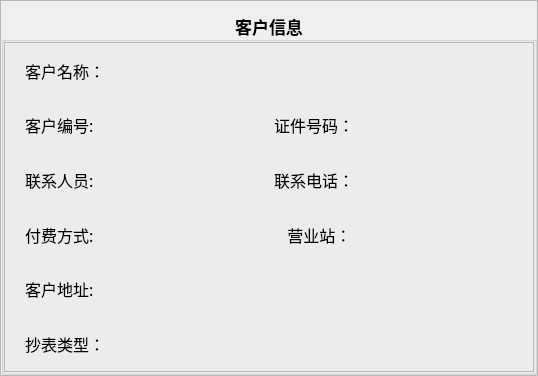
      <widget class="QFrame" name="frame_2">
       <property name="sizePolicy">
        <sizepolicy hsizetype="Fixed" vsizetype="Fixed">
         <horstretch>0</horstretch>
         <verstretch>0</verstretch>
        </sizepolicy>
       </property>
       <property name="minimumSize">
        <size>
         <width>538</width>
         <height>376</height>
        </size>
       </property>
       <property name="maximumSize">
        <size>
         <width>538</width>
         <height>376</height>
        </size>
       </property>
       <property name="frameShape">
        <enum>QFrame::StyledPanel</enum>
       </property>
       <property name="frameShadow">
        <enum>QFrame::Raised</enum>
       </property>
       <layout class="QHBoxLayout" name="horizontalLayout_7">
        <property name="spacing">
         <number>0</number>
        </property>
        <property name="leftMargin">
         <number>0</number>
        </property>
        <property name="rightMargin">
         <number>0</number>
        </property>
        <property name="bottomMargin">
         <number>0</number>
        </property>
        <item>
         <widget class="QGroupBox" name="groupBox">
          <property name="font">
           <font>
            <family>微软雅黑</family>
            <pointsize>13</pointsize>
            <weight>75</weight>
            <bold>true</bold>
           </font>
          </property>
          <property name="title">
           <string>客户信息</string>
          </property>
          <property name="alignment">
           <set>Qt::AlignCenter</set>
          </property>
          <property name="flat">
           <bool>false</bool>
          </property>
          <layout class="QHBoxLayout" name="horizontalLayout">
           <property name="spacing">
            <number>0</number>
           </property>
           <property name="leftMargin">
            <number>0</number>
           </property>
           <property name="topMargin">
            <number>0</number>
           </property>
           <property name="rightMargin">
            <number>0</number>
           </property>
           <property name="bottomMargin">
            <number>0</number>
           </property>
           <item>
            <widget class="QFrame" name="frame">
             <property name="sizePolicy">
              <sizepolicy hsizetype="Preferred" vsizetype="Preferred">
               <horstretch>0</horstretch>
               <verstretch>0</verstretch>
              </sizepolicy>
             </property>
             <property name="minimumSize">
              <size>
               <width>0</width>
               <height>0</height>
              </size>
             </property>
             <property name="maximumSize">
              <size>
               <width>5838</width>
               <height>3975</height>
              </size>
             </property>
             <property name="styleSheet">
              <string notr="true"/>
             </property>
             <property name="frameShape">
              <enum>QFrame::StyledPanel</enum>
             </property>
             <property name="frameShadow">
              <enum>QFrame::Raised</enum>
             </property>
             <layout class="QVBoxLayout" name="verticalLayout">
              <property name="spacing">
               <number>0</number>
              </property>
              <property name="leftMargin">
               <number>0</number>
              </property>
              <property name="topMargin">
               <number>0</number>
              </property>
              <property name="rightMargin">
               <number>0</number>
              </property>
              <property name="bottomMargin">
               <number>0</number>
              </property>
              <item>
               <layout class="QHBoxLayout" name="horizontalLayout_5">
                <item>
                 <spacer name="horizontalSpacer_2">
                  <property name="orientation">
                   <enum>Qt::Horizontal</enum>
                  </property>
                  <property name="sizeType">
                   <enum>QSizePolicy::Fixed</enum>
                  </property>
                  <property name="sizeHint" stdset="0">
                   <size>
                    <width>20</width>
                    <height>20</height>
                   </size>
                  </property>
                 </spacer>
                </item>
                <item>
                 <widget class="QLabel" name="label_4">
                  <property name="sizePolicy">
                   <sizepolicy hsizetype="Fixed" vsizetype="Preferred">
                    <horstretch>0</horstretch>
                    <verstretch>0</verstretch>
                   </sizepolicy>
                  </property>
                  <property name="font">
                   <font>
                    <family>微软雅黑</family>
                    <pointsize>12</pointsize>
                    <weight>50</weight>
                    <bold>false</bold>
                   </font>
                  </property>
                  <property name="text">
                   <string>客户名称：</string>
                  </property>
                 </widget>
                </item>
                <item>
                 <widget class="QLabel" name="label_ClientName">
                  <property name="sizePolicy">
                   <sizepolicy hsizetype="Preferred" vsizetype="Preferred">
                    <horstretch>0</horstretch>
                    <verstretch>0</verstretch>
                   </sizepolicy>
                  </property>
                  <property name="font">
                   <font>
                    <family>微软雅黑</family>
                    <pointsize>12</pointsize>
                    <weight>50</weight>
                    <bold>false</bold>
                   </font>
                  </property>
                  <property name="text">
                   <string>&lt;html&gt;&lt;head/&gt;&lt;body&gt;&lt;p align=&quot;right&quot;&gt;&lt;br/&gt;&lt;/p&gt;&lt;/body&gt;&lt;/html&gt;</string>
                  </property>
                  <property name="alignment">
                   <set>Qt::AlignLeading|Qt::AlignLeft|Qt::AlignVCenter</set>
                  </property>
                 </widget>
                </item>
               </layout>
              </item>
              <item>
               <layout class="QHBoxLayout" name="horizontalLayout_6">
                <item>
                 <spacer name="horizontalSpacer_4">
                  <property name="orientation">
                   <enum>Qt::Horizontal</enum>
                  </property>
                  <property name="sizeType">
                   <enum>QSizePolicy::Fixed</enum>
                  </property>
                  <property name="sizeHint" stdset="0">
                   <size>
                    <width>20</width>
                    <height>20</height>
                   </size>
                  </property>
                 </spacer>
                </item>
                <item>
                 <widget class="QLabel" name="label_5">
                  <property name="sizePolicy">
                   <sizepolicy hsizetype="Fixed" vsizetype="Preferred">
                    <horstretch>0</horstretch>
                    <verstretch>0</verstretch>
                   </sizepolicy>
                  </property>
                  <property name="font">
                   <font>
                    <family>微软雅黑</family>
                    <pointsize>12</pointsize>
                    <weight>50</weight>
                    <bold>false</bold>
                   </font>
                  </property>
                  <property name="text">
                   <string>客户编号:</string>
                  </property>
                 </widget>
                </item>
                <item>
                 <widget class="QLabel" name="label_ClientNum">
                  <property name="font">
                   <font>
                    <family>微软雅黑</family>
                    <pointsize>12</pointsize>
                    <weight>50</weight>
                    <bold>false</bold>
                   </font>
                  </property>
                  <property name="text">
                   <string>&lt;html&gt;&lt;head/&gt;&lt;body&gt;&lt;p align=&quot;right&quot;&gt;&lt;br/&gt;&lt;/p&gt;&lt;/body&gt;&lt;/html&gt;</string>
                  </property>
                  <property name="alignment">
                   <set>Qt::AlignLeading|Qt::AlignLeft|Qt::AlignVCenter</set>
                  </property>
                 </widget>
                </item>
                <item>
                 <widget class="QLabel" name="label_6">
                  <property name="sizePolicy">
                   <sizepolicy hsizetype="Fixed" vsizetype="Preferred">
                    <horstretch>0</horstretch>
                    <verstretch>0</verstretch>
                   </sizepolicy>
                  </property>
                  <property name="font">
                   <font>
                    <family>微软雅黑</family>
                    <pointsize>12</pointsize>
                    <weight>50</weight>
                    <bold>false</bold>
                   </font>
                  </property>
                  <property name="text">
                   <string>证件号码：</string>
                  </property>
                 </widget>
                </item>
                <item>
                 <widget class="QLabel" name="label_IDNumber">
                  <property name="font">
                   <font>
                    <family>微软雅黑</family>
                    <pointsize>12</pointsize>
                    <weight>50</weight>
                    <bold>false</bold>
                   </font>
                  </property>
                  <property name="text">
                   <string>&lt;html&gt;&lt;head/&gt;&lt;body&gt;&lt;p align=&quot;right&quot;&gt;&lt;br/&gt;&lt;/p&gt;&lt;/body&gt;&lt;/html&gt;</string>
                  </property>
                  <property name="alignment">
                   <set>Qt::AlignLeading|Qt::AlignLeft|Qt::AlignVCenter</set>
                  </property>
                 </widget>
                </item>
               </layout>
              </item>
              <item>
               <layout class="QHBoxLayout" name="horizontalLayout_3">
                <item>
                 <spacer name="horizontalSpacer_5">
                  <property name="orientation">
                   <enum>Qt::Horizontal</enum>
                  </property>
                  <property name="sizeType">
                   <enum>QSizePolicy::Fixed</enum>
                  </property>
                  <property name="sizeHint" stdset="0">
                   <size>
                    <width>20</width>
                    <height>20</height>
                   </size>
                  </property>
                 </spacer>
                </item>
                <item>
                 <widget class="QLabel" name="label_PenaltyNum">
                  <property name="sizePolicy">
                   <sizepolicy hsizetype="Fixed" vsizetype="Preferred">
                    <horstretch>0</horstretch>
                    <verstretch>0</verstretch>
                   </sizepolicy>
                  </property>
                  <property name="font">
                   <font>
                    <family>微软雅黑</family>
                    <pointsize>12</pointsize>
                    <weight>50</weight>
                    <bold>false</bold>
                   </font>
                  </property>
                  <property name="text">
                   <string>联系人员:</string>
                  </property>
                 </widget>
                </item>
                <item>
                 <widget class="QLabel" name="label_lxr">
                  <property name="font">
                   <font>
                    <family>微软雅黑</family>
                    <pointsize>12</pointsize>
                    <weight>50</weight>
                    <bold>false</bold>
                   </font>
                  </property>
                  <property name="text">
                   <string>&lt;html&gt;&lt;head/&gt;&lt;body&gt;&lt;p align=&quot;right&quot;&gt;&lt;br/&gt;&lt;/p&gt;&lt;/body&gt;&lt;/html&gt;</string>
                  </property>
                  <property name="alignment">
                   <set>Qt::AlignLeading|Qt::AlignLeft|Qt::AlignVCenter</set>
                  </property>
                 </widget>
                </item>
                <item>
                 <widget class="QLabel" name="label_7">
                  <property name="sizePolicy">
                   <sizepolicy hsizetype="Fixed" vsizetype="Preferred">
                    <horstretch>0</horstretch>
                    <verstretch>0</verstretch>
                   </sizepolicy>
                  </property>
                  <property name="font">
                   <font>
                    <family>微软雅黑</family>
                    <pointsize>12</pointsize>
                    <weight>50</weight>
                    <bold>false</bold>
                   </font>
                  </property>
                  <property name="text">
                   <string>联系电话：</string>
                  </property>
                 </widget>
                </item>
                <item>
                 <widget class="QLabel" name="label_ContactTelephone">
                  <property name="font">
                   <font>
                    <family>微软雅黑</family>
                    <pointsize>12</pointsize>
                    <weight>50</weight>
                    <bold>false</bold>
                   </font>
                  </property>
                  <property name="text">
                   <string>&lt;html&gt;&lt;head/&gt;&lt;body&gt;&lt;p align=&quot;right&quot;&gt;&lt;br/&gt;&lt;/p&gt;&lt;/body&gt;&lt;/html&gt;</string>
                  </property>
                  <property name="alignment">
                   <set>Qt::AlignLeading|Qt::AlignLeft|Qt::AlignVCenter</set>
                  </property>
                 </widget>
                </item>
               </layout>
              </item>
              <item>
               <layout class="QHBoxLayout" name="horizontalLayout_8">
                <item>
                 <spacer name="horizontalSpacer_6">
                  <property name="orientation">
                   <enum>Qt::Horizontal</enum>
                  </property>
                  <property name="sizeType">
                   <enum>QSizePolicy::Fixed</enum>
                  </property>
                  <property name="sizeHint" stdset="0">
                   <size>
                    <width>20</width>
                    <height>20</height>
                   </size>
                  </property>
                 </spacer>
                </item>
                <item>
                 <widget class="QLabel" name="label_AdjustNum">
                  <property name="sizePolicy">
                   <sizepolicy hsizetype="Fixed" vsizetype="Preferred">
                    <horstretch>0</horstretch>
                    <verstretch>0</verstretch>
                   </sizepolicy>
                  </property>
                  <property name="font">
                   <font>
                    <family>微软雅黑</family>
                    <pointsize>12</pointsize>
                    <weight>50</weight>
                    <bold>false</bold>
                   </font>
                  </property>
                  <property name="text">
                   <string>付费方式:</string>
                  </property>
                 </widget>
                </item>
                <item>
                 <widget class="QLabel" name="label_fffs">
                  <property name="font">
                   <font>
                    <family>微软雅黑</family>
                    <pointsize>12</pointsize>
                    <weight>50</weight>
                    <bold>false</bold>
                   </font>
                  </property>
                  <property name="text">
                   <string>&lt;html&gt;&lt;head/&gt;&lt;body&gt;&lt;p align=&quot;right&quot;&gt;&lt;br/&gt;&lt;/p&gt;&lt;/body&gt;&lt;/html&gt;</string>
                  </property>
                  <property name="alignment">
                   <set>Qt::AlignLeading|Qt::AlignLeft|Qt::AlignVCenter</set>
                  </property>
                 </widget>
                </item>
                <item>
                 <widget class="QLabel" name="label_12">
                  <property name="sizePolicy">
                   <sizepolicy hsizetype="Fixed" vsizetype="Preferred">
                    <horstretch>0</horstretch>
                    <verstretch>0</verstretch>
                   </sizepolicy>
                  </property>
                  <property name="font">
                   <font>
                    <family>微软雅黑</family>
                    <pointsize>12</pointsize>
                    <weight>50</weight>
                    <bold>false</bold>
                   </font>
                  </property>
                  <property name="text">
                   <string>   营业站：</string>
                  </property>
                 </widget>
                </item>
                <item>
                 <widget class="QLabel" name="label_yyzbh">
                  <property name="font">
                   <font>
                    <family>微软雅黑</family>
                    <pointsize>12</pointsize>
                    <weight>50</weight>
                    <bold>false</bold>
                   </font>
                  </property>
                  <property name="text">
                   <string>&lt;html&gt;&lt;head/&gt;&lt;body&gt;&lt;p align=&quot;right&quot;&gt;&lt;br/&gt;&lt;/p&gt;&lt;/body&gt;&lt;/html&gt;</string>
                  </property>
                  <property name="alignment">
                   <set>Qt::AlignLeading|Qt::AlignLeft|Qt::AlignVCenter</set>
                  </property>
                 </widget>
                </item>
               </layout>
              </item>
              <item>
               <layout class="QHBoxLayout" name="horizontalLayout_2">
                <item>
                 <spacer name="horizontalSpacer_9">
                  <property name="orientation">
                   <enum>Qt::Horizontal</enum>
                  </property>
                  <property name="sizeType">
                   <enum>QSizePolicy::Fixed</enum>
                  </property>
                  <property name="sizeHint" stdset="0">
                   <size>
                    <width>20</width>
                    <height>20</height>
                   </size>
                  </property>
                 </spacer>
                </item>
                <item>
                 <widget class="QLabel" name="label_8">
                  <property name="sizePolicy">
                   <sizepolicy hsizetype="Fixed" vsizetype="Preferred">
                    <horstretch>0</horstretch>
                    <verstretch>0</verstretch>
                   </sizepolicy>
                  </property>
                  <property name="font">
                   <font>
                    <family>微软雅黑</family>
                    <pointsize>12</pointsize>
                    <weight>50</weight>
                    <bold>false</bold>
                   </font>
                  </property>
                  <property name="text">
                   <string>客户地址:</string>
                  </property>
                 </widget>
                </item>
                <item>
                 <widget class="QLabel" name="label_address">
                  <property name="font">
                   <font>
                    <family>微软雅黑</family>
                    <pointsize>12</pointsize>
                    <weight>50</weight>
                    <bold>false</bold>
                   </font>
                  </property>
                  <property name="text">
                   <string>&lt;html&gt;&lt;head/&gt;&lt;body&gt;&lt;p align=&quot;right&quot;&gt;&lt;br/&gt;&lt;/p&gt;&lt;/body&gt;&lt;/html&gt;</string>
                  </property>
                  <property name="alignment">
                   <set>Qt::AlignLeading|Qt::AlignLeft|Qt::AlignVCenter</set>
                  </property>
                 </widget>
                </item>
               </layout>
              </item>
              <item>
               <layout class="QHBoxLayout" name="horizontalLayout_9">
                <item>
                 <spacer name="horizontalSpacer_10">
                  <property name="orientation">
                   <enum>Qt::Horizontal</enum>
                  </property>
                  <property name="sizeType">
                   <enum>QSizePolicy::Fixed</enum>
                  </property>
                  <property name="sizeHint" stdset="0">
                   <size>
                    <width>20</width>
                    <height>20</height>
                   </size>
                  </property>
                 </spacer>
                </item>
                <item>
                 <widget class="QLabel" name="label_AccountBalance">
                  <property name="sizePolicy">
                   <sizepolicy hsizetype="Fixed" vsizetype="Preferred">
                    <horstretch>0</horstretch>
                    <verstretch>0</verstretch>
                   </sizepolicy>
                  </property>
                  <property name="font">
                   <font>
                    <family>微软雅黑</family>
                    <pointsize>12</pointsize>
                    <weight>50</weight>
                    <bold>false</bold>
                   </font>
                  </property>
                  <property name="text">
                   <string>抄表类型：</string>
                  </property>
                 </widget>
                </item>
                <item>
                 <widget class="QLabel" name="label_cblxbh">
                  <property name="font">
                   <font>
                    <family>微软雅黑</family>
                    <pointsize>12</pointsize>
                    <weight>50</weight>
                    <bold>false</bold>
                   </font>
                  </property>
                  <property name="text">
                   <string>&lt;html&gt;&lt;head/&gt;&lt;body&gt;&lt;p align=&quot;right&quot;&gt;&lt;br/&gt;&lt;/p&gt;&lt;/body&gt;&lt;/html&gt;</string>
                  </property>
                  <property name="alignment">
                   <set>Qt::AlignLeading|Qt::AlignLeft|Qt::AlignVCenter</set>
                  </property>
                 </widget>
                </item>
               </layout>
              </item>
             </layout>
            </widget>
           </item>
          </layout>
         </widget>
        </item>
       </layout>
      </widget>
